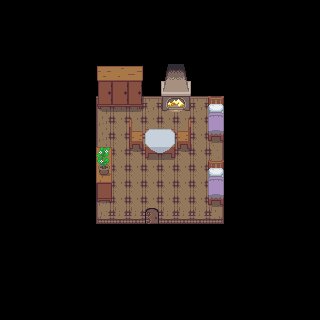

This is a level from a 2D game, rendered from its Tiled map with the project's own tilesets. A one-line summary and the complete map file follow:
An orthogonal 20x20 tile map with 16x16 px tiles, 3 tile layers (Ground, Objects, Objects2) and 14 objects (DoorExterior).

<map version="1.10" tiledversion="1.10.1" orientation="orthogonal" renderorder="right-down" width="20" height="20" tilewidth="16" tileheight="16" infinite="0" nextlayerid="6" nextobjectid="21">
 <editorsettings>
  <export target="house1.lua" format="lua" />
 </editorsettings>
 <tileset firstgid="1" name="Inner" tilewidth="16" tileheight="16" tilecount="1000" columns="40">
  <image source="../images/gfx/Inner.png" width="640" height="400" />
 </tileset>
 <layer id="1" name="Ground" width="20" height="20">
  <data encoding="csv">
0,0,0,0,0,0,0,0,0,0,0,0,0,0,0,0,0,0,0,0,
0,0,0,0,0,0,0,0,0,0,0,0,0,0,0,0,0,0,0,0,
0,0,0,0,0,0,0,0,0,0,0,0,0,0,0,0,0,0,0,0,
0,0,0,0,0,0,0,0,0,0,0,0,0,0,0,0,0,0,0,0,
0,0,0,0,0,0,0,0,0,0,0,0,0,0,0,0,0,0,0,0,
0,0,0,0,0,0,0,0,0,0,0,0,0,0,0,0,0,0,0,0,
0,0,0,0,0,0,122,123,123,123,123,123,123,124,0,0,0,0,0,0,
0,0,0,0,0,0,162,163,163,163,163,163,163,164,0,0,0,0,0,0,
0,0,0,0,0,0,162,163,163,163,163,163,163,164,0,0,0,0,0,0,
0,0,0,0,0,0,162,163,163,163,163,163,163,164,0,0,0,0,0,0,
0,0,0,0,0,0,162,163,163,163,163,163,163,164,0,0,0,0,0,0,
0,0,0,0,0,0,162,163,163,163,163,163,163,164,0,0,0,0,0,0,
0,0,0,0,0,0,162,163,163,163,163,163,163,164,0,0,0,0,0,0,
0,0,0,0,0,0,202,203,203,203,203,203,203,204,0,0,0,0,0,0,
0,0,0,0,0,0,0,0,0,0,0,0,0,0,0,0,0,0,0,0,
0,0,0,0,0,0,0,0,0,0,0,0,0,0,0,0,0,0,0,0,
0,0,0,0,0,0,0,0,0,0,0,0,0,0,0,0,0,0,0,0,
0,0,0,0,0,0,0,0,0,0,0,0,0,0,0,0,0,0,0,0,
0,0,0,0,0,0,0,0,0,0,0,0,0,0,0,0,0,0,0,0,
0,0,0,0,0,0,0,0,0,0,0,0,0,0,0,0,0,0,0,0
</data>
 </layer>
 <layer id="2" name="Objects" width="20" height="20">
  <data encoding="csv">
0,0,0,0,0,0,0,0,0,0,0,0,0,0,0,0,0,0,0,0,
0,0,0,0,0,0,0,0,0,0,0,0,0,0,0,0,0,0,0,0,
0,0,0,0,0,0,0,0,0,0,0,0,0,0,0,0,0,0,0,0,
0,0,0,0,0,0,0,0,0,0,0,0,0,0,0,0,0,0,0,0,
0,0,0,0,0,0,367,368,369,0,413,414,0,0,0,0,0,0,0,0,
0,0,0,0,0,0,407,408,409,0,453,454,0,0,0,0,0,0,0,0,
0,0,0,0,0,0,447,448,449,0,491,492,0,60,0,0,0,0,0,0,
0,0,0,0,0,0,0,0,177,0,0,179,0,100,0,0,0,0,0,0,
0,0,0,0,0,0,0,0,217,54,56,219,0,140,0,0,0,0,0,0,
0,0,0,0,0,0,488,0,257,134,136,259,0,0,0,0,0,0,0,0,
0,0,0,0,0,0,528,0,0,0,0,0,0,60,0,0,0,0,0,0,
0,0,0,0,0,0,568,0,0,0,0,0,0,100,0,0,0,0,0,0,
0,0,0,0,0,0,608,0,0,0,0,0,0,140,0,0,0,0,0,0,
0,0,0,0,0,0,0,0,0,85,0,0,0,0,0,0,0,0,0,0,
0,0,0,0,0,0,0,0,0,0,0,0,0,0,0,0,0,0,0,0,
0,0,0,0,0,0,0,0,0,0,0,0,0,0,0,0,0,0,0,0,
0,0,0,0,0,0,0,0,0,0,0,0,0,0,0,0,0,0,0,0,
0,0,0,0,0,0,0,0,0,0,0,0,0,0,0,0,0,0,0,0,
0,0,0,0,0,0,0,0,0,0,0,0,0,0,0,0,0,0,0,0,
0,0,0,0,0,0,0,0,0,0,0,0,0,0,0,0,0,0,0,0
</data>
 </layer>
 <layer id="3" name="Objects2" width="20" height="20">
  <data encoding="csv">
0,0,0,0,0,0,0,0,0,0,0,0,0,0,0,0,0,0,0,0,
0,0,0,0,0,0,0,0,0,0,0,0,0,0,0,0,0,0,0,0,
0,0,0,0,0,0,0,0,0,0,0,0,0,0,0,0,0,0,0,0,
0,0,0,0,0,0,0,0,0,0,0,0,0,0,0,0,0,0,0,0,
0,0,0,0,0,0,0,0,0,0,0,0,0,0,0,0,0,0,0,0,
0,0,0,0,0,0,0,0,0,0,0,0,0,0,0,0,0,0,0,0,
0,0,0,0,0,0,0,0,0,0,0,0,0,0,0,0,0,0,0,0,
0,0,0,0,0,0,0,0,0,0,0,0,0,0,0,0,0,0,0,0,
0,0,0,0,0,0,0,0,0,0,0,0,0,0,0,0,0,0,0,0,
0,0,0,0,0,0,489,0,0,0,0,0,0,0,0,0,0,0,0,0,
0,0,0,0,0,0,529,0,0,0,0,0,0,0,0,0,0,0,0,0,
0,0,0,0,0,0,0,0,0,0,0,0,0,0,0,0,0,0,0,0,
0,0,0,0,0,0,0,0,0,0,0,0,0,0,0,0,0,0,0,0,
0,0,0,0,0,0,0,0,0,0,0,0,0,0,0,0,0,0,0,0,
0,0,0,0,0,0,0,0,0,0,0,0,0,0,0,0,0,0,0,0,
0,0,0,0,0,0,0,0,0,0,0,0,0,0,0,0,0,0,0,0,
0,0,0,0,0,0,0,0,0,0,0,0,0,0,0,0,0,0,0,0,
0,0,0,0,0,0,0,0,0,0,0,0,0,0,0,0,0,0,0,0,
0,0,0,0,0,0,0,0,0,0,0,0,0,0,0,0,0,0,0,0,
0,0,0,0,0,0,0,0,0,0,0,0,0,0,0,0,0,0,0,0
</data>
 </layer>
 <objectgroup id="4" name="Walls">
  <object id="1" x="96" y="96" width="48" height="16" />
  <object id="2" x="160" y="96" width="32" height="16" />
  <object id="3" x="208" y="96" width="16" height="48" />
  <object id="4" x="208" y="160" width="16" height="48" />
  <object id="5" x="144" y="128" width="32" height="32" />
  <object id="8" x="176" y="128" width="16" height="16" />
  <object id="9" x="128" y="128" width="16" height="16" />
  <object id="10" x="96" y="144" width="16" height="64" />
  <object id="11" name="DoorExterior" x="144" y="208" width="16" height="16" />
  <object id="12" x="80" y="96" width="16" height="128" />
  <object id="13" x="80" y="224" width="144" height="16" />
  <object id="16" x="224" y="96" width="16" height="128" />
  <object id="17" x="96" y="80" width="128" height="16" />
 </objectgroup>
 <objectgroup id="5" name="Hearts">
  <object id="20" x="128" y="160" />
 </objectgroup>
</map>
